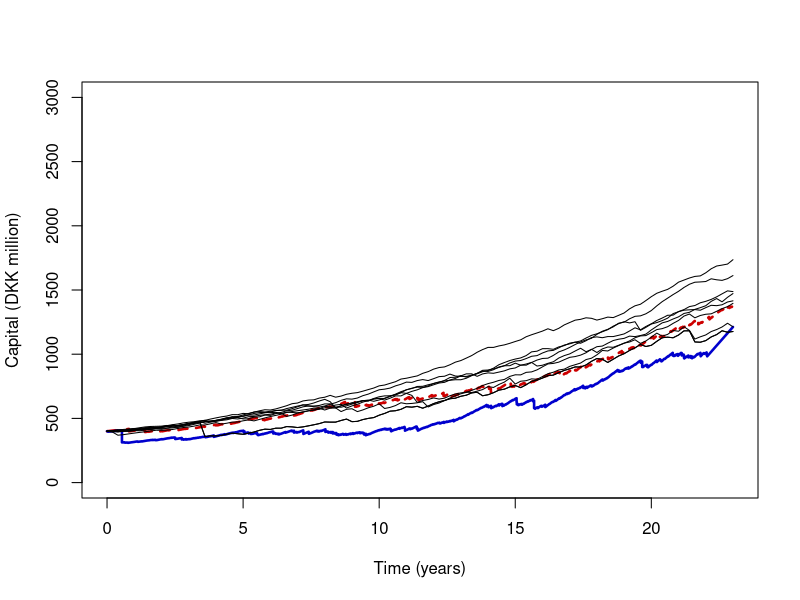
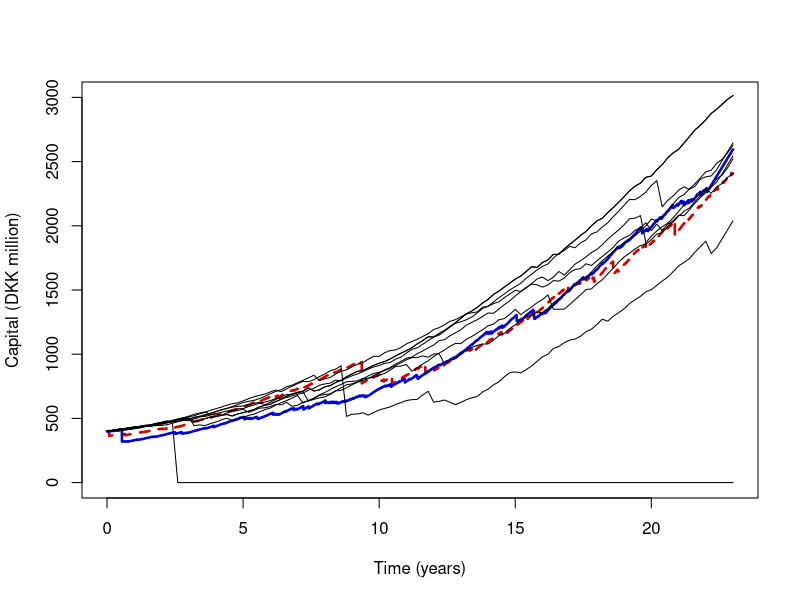

The R source for these figures, in order:

# clear variables and close windows
rm(list = ls(all = TRUE))
graphics.off()

##################################################### Subroutine simHPP ################## simulation of a homogeneous poisson process ####

simHPP = function(lambda, T, N) {
    # SIMHPP Homogeneous Poisson process.  Y = SIMHPP(lambda,T,N) generates N trajectories of the homogeneous Poisson process
    # with intensity LAMBDA. T is the time horizon.
    
    if (lambda <= 0) {
        stop("simHPP: Lambda must be a positive real number")
    }
    if (T <= 0) {
        stop("simHPP: T must be a positive real number")
    }
    EN = rpois(n = N, lambda = (lambda * T))
    max(EN)
    y = T * matrix(1, (max(EN) + 1), N)
    i = 1
    while (i <= N) {
        y[1, i] = 0
        if (EN[i] > 0) {
            y[2:(EN[i] + 1), i] = sort(T * runif(EN[i], 0, 1))
        }
        i = i + 1
    }
    return(y)
}

########################################################## Subroutine simNHPP ###################### simulation of a non-homogeneous poisson process #####

simNHPP = function(lambda, parlambda, T, N) {
    # SIMNHPP Non-homogeneous Poisson process.  Y = SIMNHPP(lambda,parlambda,T,N) generates N trajectories of the
    # non-homogeneous Poisson process with intensity specified by LAMBDA (0 - sine function, 1 - linear function, 2 - sine
    # square function) with paramters in PARLAMBDA. T is the time horizon. The function usues thining method.
    
    a = parlambda[1]
    b = parlambda[2]
    if (a <= 0) {
        stop("simNHPP: a must be a positive real number")
    }
    if (a + b <= 0) {
        stop("simNHPP: b does not fulfill special condition")
    }
    if (T <= 0) {
        stop("simNHPP: T must be a positive real number")
    }
    if (lambda == 0) {
        c = parlambda[3]
        JM = simHPP(a + b, T, N)
    } else if (lambda == 1) {
        JM = simHPP(a + b * T, T, N)
    } else if (lambda == 2) {
        c = parlambda[3]
        JM = simHPP(a + b, T, N)
    }
    n = nrow(JM)
    m = ncol(JM)
    i = 1
    y = T * matrix(1, n, N)
    while (i <= N) {
        pom = subset(JM, JM[, i] < T)
        poml = nrow(pom)
        pom = pom[2:poml]
        U = runif(length(pom), 0, 1)
        
        if (lambda == 0) {
            lambdat = (a + b * sin(2 * pi * (pom + c)))/(a + b)
        } else if (lambda == 1) {
            lambdat = (a + b * pom)/(a + b * T)
        } else if (lambda == 2) {
            lambdat = (a + b * sin(2 * pi * (pom + c))^2)/(a + b)
        }
        
        pom = subset(pom, U < lambdat)
        EN = length(pom)
        y[1, i] = 0
        y[2:(EN + 1), i] = pom
        i = i + 1
    }
    return(y)
}

###################################### Subroutine simNHPPRP ######## simulation of a risk process ####

simNHPPRP = function(u, theta, lambda, parlambda, distrib, params, T, N) {
    
    # SIMNHPPRP Simulated trajectories of the risk process.  [t,y]=SIMNHPPRP(u,theta,lambda,parlambda,distrib,params,T,N)
    # returns N simulated trajectories of the risk process with claim sizes from the distribution specified in DISTRIB with
    # parameters in PARAMS. The claim arrival process corresponds to the non-homogeneous Poisson process with inensity specified
    # by LAMBDA (0 - sine function, 1 - linear function, 3 - sine square function) with parameters in PARLAMBDA. THETA is the
    # relative safety loading, U the initial capital and T the time horizon.
    
    poisproc = simNHPP(lambda, parlambda, T, N)
    rpp = nrow(poisproc)
    cpp = ncol(poisproc)
    losses = matrix(0, 2 * rpp - 1, cpp)
    
    a = parlambda[1]
    b = parlambda[2]
    
    if (lambda == 0) {
        c = parlambda[3]
        ct = (1 + theta) * (a * poisproc + b/(2 * pi) * cos(2 * pi * c) - b/(2 * pi) * cos(2 * pi * (poisproc + c)))
    } else if (lambda == 1) {
        ct = (1 + theta) * (a * poisproc + b/2 * poisproc^2)
    } else if (lambda == 3) {
        c = parlambda[3]
        ct = (1 + theta) * (a * poisproc + b * (0.5 * poisproc - 1/(8 * pi) * sin(4 * pi * (poisproc + c)) + 1/(8 * pi) * sin(4 * 
            pi * c)))
    }
    
    if (distrib == "Burr") {
        ct = ct * params[2]^(1/params[3]) * exp(gamma(1 + 1/params[3]) + gamma(params[1] - 1/params[3]) - gamma(params[1]))
        # check dimensions
        i = 1
        while (i <= N) {
            aux = which(poisproc[, i] == T)
            aux = aux[1]  # take only first index
            if (aux > 0) {
                laux = cumsum(Burrrnd(params[1], params[2], params[3], aux - 1, 1))
                end = length(laux)
                losses[1:(2 * aux - 1), i] = sort(c(0, 0, laux, laux[1:(end - 1)]))
                endl = 2 * rpp - 1
                losses[(2 * aux):endl, i] = laux[end]
            } else {
                losses[1:rpp, i] = matrix(0, rpp, 1)
            }
            i = i + 1
        }
    } else if (distrib == "exponential") {
        ct = ct/params[1]
        i = 1
        while (i <= N) {
            aux = which(poisproc[, i] == T)
            aux = aux[1]  # first index
            if (aux > 0) {
                laux = cumsum(rexp(n = (aux - 1), rate = 1/params[1]))
                end = length(laux)
                endl = 2 * rpp - 1
                losses[1:(2 * aux - 1), i] = sort(c(0, 0, laux, laux[1:(end - 1)]))
                losses[(2 * aux):endl, i] = laux[end]
            }
            i = i + 1
        }
    } else if (distrib == "gamma") {
        ct = ct * params[1]/params[2]
        i = 1
        while (i <= N) {
            aux = which(poisproc[, i] == T)
            aux = aux[1]  # first index
            if (aux > 0) {
                laux = cumsum(rgamma(n = (aux - 1), shape = params[1], rate = params[2], scale = (1/params[2]), aux - 1, 1))
                end = length(laux)
                endl = 2 * rpp - 1
                losses[1:(2 * aux - 1), i] = sort(c(0, 0, laux, laux[1:(end - 1)]))
                losses[(2 * aux):endl, i] = laux[end]
            }
            i = i + 1
        }
    } else if (distrib == "lognormal") {
        ct = ct * exp(params[1] + params[2]^2/2)
        i = 1
        while (i <= N) {
            aux = which(poisproc[, i] == T)
            aux = aux[1]  # first index
            if (aux > 0) {
                laux = cumsum(rlnorm(n = (aux - 1), meanlog = params[1], sdlog = params[2]))
                end = length(laux)
                endl = 2 * rpp - 1
                losses[1:(2 * aux - 1), i] = sort(c(0, 0, laux, laux[1:(end - 1)]))
                losses[(2 * aux):endl, i] = laux[end]
            }
            i = i + 1
        }
    } else if (distrib == "mixofexps") {
        ct = ct * (params[1]/params[2] + (1 - params[1])/params[3])
        i = 1
        while (i <= N) {
            aux = which(poisproc[, i] == T)
            aux = aux[1]  # first index
            if (aux > 0) {
                laux = cumsum(mixexprnd(params[1], params[2], params[3], aux - 1, 1))
                end = length(laux)
                endl = 2 * rpp - 1
                losses[1:(2 * aux - 1), i] = sort(c(0, 0, laux, laux[1:(end - 1)]))
                losses[(2 * aux):endl, i] = laux[end]
            }
            i = i + 1
        }
    } else if (distrib == "Pareto") {
        ct = ct * params[2]/(params[1] - 1)
        i = 1
        while (i <= N) {
            aux = which(poisproc[, i] == T)
            aux = aux[1]  # first index
            if (aux > 0) {
                laux = cumsum(Paretornd(params[1], params[2], aux - 1, 1))
                end = length(laux)
                endl = 2 * rpp - 1
                losses[1:(2 * aux - 1), i] = sort(c(0, 0, laux, laux[1:(end - 1)]))
                losses[(2 * aux):endl, i] = laux[end]
            }
            i = i + 1
        }
    } else if (distrib == "Weibull") {
        ct = ct * exp(gamma(1 + 1/params[2]))/params[1]^(1/params[2])
        i = 1
        while (i <= N) {
            aux = which(poisproc[, i] == T)
            aux = aux[1]  # first index
            if (aux > 0) {
                laux = cumsum(rweibull(n = (aux - 1), scale = params[1]^(-1/params[2]), shape = params[2]))
                end = length(laux)
                endl = 2 * rpp - 1
                losses[1:(2 * aux - 1), i] = sort(c(0, 0, laux, laux[1:(end - 1)]))
                losses[(2 * aux):endl, i] = laux[end]
            }
            i = i + 1
        }
    }
    end = nrow(ct)
    if (ncol(ct) > 1) {
        ctt = rbind(ct[2:end, ], ct)
        cts = matrix(0, nrow(ctt), ncol(ctt))
        for (i in 1:N) {
            cts[, i] = sort(ctt[, i])
        }
        y = u + cts - losses
    } else {
        y = u + sort(c(ct[2:end, ], ct)) - losses
    }
    if (any(y < 0)) {
        
        ind = which(y < 0, arr.ind = TRUE)
        
        dind = matrix(0, 1, N)
        for (i in 1:N) {
            
            dd = subset(ind, ind[, 2] == i)
            
            dind[, i] = min(dd[, 1])
            
        }
        dcol = which(dind != Inf)
        dind = dind[dind != Inf]
        index = cbind(dind, dcol)  # first index
        
        end = nrow(as.matrix(y))
        for (i in 1:nrow(index)) {
            y[index[i, 1]:end, index[i, 2]] = 0
        }
    }
    
    end = nrow(poisproc)
    if (ncol(poisproc) > 1) {
        t = rbind(poisproc[2:end, ], poisproc)
        tsort = matrix(0, nrow(t), ncol(t))
        for (i in 1:N) {
            tsort[, i] = sort(t[, i])
        }
        t = tsort
    } else {
        t = sort(c(poisproc[2:end, ], poisproc))
    }
    
    return(list(y = y, t = t))
}


###################################### Subroutine mixexprnd ######## simulates mixed exponential #### random numbers ###########
mixexprnd = function(p, beta1, beta2, n, m) {
    # MIXEXPRND Random arrays from the mixed exponential distribution.  Y = MIXEXPRND(P,BETA1,BETA2,N,M) returns an M-by-N array
    # of random numbers chosen from the mixed exponential distribution with parameters P, BETA1, BETA2.  The default values for
    # A, BETA1, BETA2, N, M are 0.5, 1, 2, 1, 1, respectively.  MIXEXPRND uses the exponential number generator.
    
    if (missing(p)) {
        p = 0.5
    }
    if (missing(beta1)) {
        beta1 = 1
    }
    if (missing(beta2)) {
        beta2 = 2
    }
    y = rexp(n * m, rate = (1/beta2))
    aux = which(runif(n * m, 0, 1) <= p)
    
    if (!missing(aux)) {
        y[aux] = rexp(length(aux), 1/beta1)
    }
    
    y = matrix(y, n, m)
    return(y)
}

###################################### Subroutine Paretornd ######## simulates random numbers from ### the Pareto distribution ######


Paretornd = function(alpha, lambda, n, m) {
    # PARETORND Random arrays from Pareto distribution.  Y = PARETORND(ALPHA,LAMBDA,N,M) returns an M-by-N array of random
    # numbers chosen from the Pareto distribution with parameters ALPHA, LAMBDA.  The default values for ALPHA, LAMBDA, N, M 1,
    # 1, 1, 1, respectively.  PARETORND uses the inversion method.
    
    if (missing(m)) {
        m = 1
    }
    if (missing(n)) {
        n = 1
    }
    if (missing(lambda)) {
        lambda = 1
    }
    if (missing(alpha)) {
        alpha = 1
    }
    u = matrix(0, n, m)
    for (i in 1:m) {
        u[, i] = lambda * (runif(n, 0, 1)^(-1/alpha) - 1)
    }
    y = u
    return(y)
}


###################################### Subroutine Burrrnd ######### simulates random numbers from ### the Burr distribution #######

Burrrnd = function(alpha, lambda, tau, n, m) {
    # BURRRND Random arrays from Burr distribution.  R = BURRRND(ALPHA,LAMBDA,TAU,N,M) returns an M-by-N array of random numbers
    # chosen from the Burr distribution with parameters ALPHA, LAMBDA, TAU.  The default values for the parameters ALPHA,
    # LAMBDA, TAU, M, N are 1, 1, 2, 1, 1, respectively.  BURRRND uses the inversion method.
    
    
    if (missing(m)) {
        m = 1
    }
    if (missing(n)) {
        n = 1
    }
    if (missing(tau)) {
        tau = 2
    }
    if (missing(lambda)) {
        lambda = 1
    }
    if (missing(alpha)) {
        alpha = 1
    }
    u = matrix(0, n, m)
    for (i in 1:m) {
        u[, i] = (lambda * (runif(n, 0, 1)^(-1/alpha) - 1))^(1/tau)
    }
    y = u
    return(y)
}

################################################## Subroutine simNHPPRPRT ############# real-life simulation of a risk process ######

simNHPPRPRT = function(u, theta, lambda, parlambda, distrib, params, time, val, T) {
    # SIMNHPPRPRT Real-life trajectory of the risk process.  [t,y]=simNHPPRPRT(u,theta,lambda,parlambda,distrib,params,time,val,
    # T) returns the real-life trajectory of the risk process with claim sizes specified by VAL and the moments of losses by
    # TIME. The premium corresponds to the non-homogeneous Poisson process with inensity specified by LAMBDA (0 - sine function,
    # 1 - linear function, 3 - sine square function) with parameters in PARLAMBDA and mean claim size from a distribution
    # specified by DISTRIB with parameters in PARAMS. THETA is the relative safety loading, U the initial capital and T the time
    # horizon.
    
    lt = length(time)
    t = c(0, sort(c(time, time)), T)
    rpp = nrow(as.matrix(t))
    cpp = ncol(as.matrix(t))
    
    losses = matrix(0, rpp, cpp)
    
    a = parlambda[1]
    b = parlambda[2]
    
    if (lambda == 0) {
        c = parlambda[3]
        ct = (1 + theta) * (a * t + b/(2 * pi) * cos(2 * pi * c) - b/(2 * pi) * cos(2 * pi * (t + c)))
    } else if (lambda == 1) {
        ct = (1 + theta) * (a * t + b/2 * t^2)
    } else if (lambda == 2) {
        c = parlambda[3]
        ct = (1 + theta) * (a * t + b * (0.5 * t - 1/(8 * pi) * sin(4 * pi * (t + c)) + 1/(8 * pi) * sin(4 * pi * c)))
    }
    
    if (distrib == "Burr") {
        ct = ct * params[2]^(1/params[3]) * exp(gamma(1 + 1/params[3]) + gamma(params[1] - 1/params[3]) - gamma(params[1]))
    } else if (distrib == "exponential") {
        ct = ct/params[1]
    } else if (distrib == "gamma") {
        ct = ct * params[1]/params[2]
    } else if (distrib == "lognormal") {
        ct = ct * exp(params[1] + params[2]^2/2)
    } else if (distrib == "mixofexps") {
        ct = ct * (params[1]/params[2] + (1 - params[1])/params[3])
    } else if (distrib == "Pareto") {
        ct = ct * params[2]/(params[1] - 1)
    } else if (distrib == "Weibull") {
        ct = ct * exp(gamma(1 + 1/params[2]))/params[1]^(1/params[2])
    }
    
    
    if (lt > 0) {
        laux = cumsum(val)
        end = length(laux)
        endl = rpp
        losses[1:(2 * lt + 1)] = sort(c(0, 0, laux, laux[1:(end - 1)]))
        losses[(2 * lt + 2):endl] = laux[end]
    }
    
    y = u + ct - losses
    
    ind = which(y < 0)
    if (length(ind) != 0) {
        ind = ind[1]  # first index
        if (is.na(ind) == FALSE) {
            end = length(y)
            y[ind:end, 1] = 0
        }
    }
    return(list(y = y, t = t))
}


#################################################### subroutine quantiles ############### computes risk process quantile lines #######

quantiles = function(tt, data, step, perc) {
    # QUANTILES Risk process quantile lines .  [vecstep,y]=quantiles(t,data,step,perc) computes quantile lines of the risk
    # process specified by [T, DATA] in equally spaced points with the step size specified by STEP. PERC is the vector with
    # orders of quantiles.
    
    if (missing(perc)) {
        perc = c(1:9)/10
    }
    N = nrow(data)
    R = ncol(data)
    begin = tt[1, 1]
    theend = tt[N, 1]
    numofpoints = (theend - begin)/step + 1
    vecstep = seq(begin, theend, by = step)
    # y=zeros(1,length(perc));
    i = 2
    val = matrix(0, R, numofpoints)
    while (i < numofpoints) {
        j = 1
        while (j <= R) {
            ind = which(tt[, j] < vecstep[i])
            if (length(ind) != 0) {
                inl = length(ind)
                ind = ind[inl]  # last index
                val[j, i] = data[ind, j] + (vecstep[i] - tt[ind, j]) * (data[ind + 1, j] - data[ind, j])/(tt[ind + 1, j] - tt[ind, 
                  j])
            }
            j = j + 1
        }
        i = i + 1
    }
    j = 1
    while (j <= R) {
        end1 = numofpoints
        end2 = N
        val[j, end1] = data[end2, j]
        val[j, 1] = data[1, j]
        j = j + 1
    }
    vals = matrix(0, nrow(val), ncol(val))
    for (i in 1:ncol(val)) {
        vals[, i] = sort(val[, i])
    }
    y = val[ceiling(perc * R), ]
    
    return(list(vecstep = vecstep, y = y))
}

######################## main calculation ###


# Pseudo random numbers
set.seed(90)

# set model parameters
nsim = 100
T = 23
u = 4e+08
theta = 0.5
a = 17.9937
b = 3.5759 * 2
q = c(0.001, 0.01, 0.05, 0.25, 0.5, 0.75, 0.95, 0.99, 0.999)

data = read.table("dfl.txt")
data = data[which(data[, 5] != 0), c(2, 5)]
dantime = data[, 1]
danval = data[, 2]

# lognormal
mulogn = 12.5247
sigmalogn = 1.5384

t1y1 = simNHPPRP(u, theta, 1, c(a, b), "lognormal", c(mulogn, sigmalogn), T, 1)
y1 = t1y1$y
t1 = t1y1$t
y1 = y1/1e+06

t2y2 = simNHPPRPRT(u, theta, 1, c(a, b), "lognormal", c(mulogn, sigmalogn), dantime, danval, T)
y2 = t2y2$y
y2 = y2/1e+06
t2 = t2y2$t

t3y3 = simNHPPRP(u, theta, 1, c(a, b), "lognormal", c(mulogn, sigmalogn), T, nsim)
y3 = t3y3$y
t3 = t3y3$t
QQ = quantiles(t3, y3, 0.2, q)
tq = QQ$vecstep
valq = QQ$y
plot(t1, y1, type = "l", col = "red3", lty = 2, lwd = 2.5, xlab = "Time (years)", ylab = "Capital (DKK million)", ylim = c(0, 
    3000))
lines(t2, y2, col = "blue3", lwd = 2.5)
for (i in 1:nrow(valq)) {
    lines(tq, valq[i, ]/1e+06, col = "black")
}

# Pareto
alphaPareto = 1.3127
lambdaPareto = 405880

pty1 = simNHPPRP(u, theta, 1, c(a, b), "Pareto", c(alphaPareto, lambdaPareto), T, 1)
py1 = pty1$y
pt1 = pty1$t
py1 = py1/1e+06


pty2 = simNHPPRPRT(u, theta, 1, c(a, b), "Pareto", c(alphaPareto, lambdaPareto), dantime, danval, T)
py2 = pty2$y
pt2 = pty2$t
py2 = py2/1e+06

pty3 = simNHPPRP(u, theta, 1, c(a, b), "Pareto", c(alphaPareto, lambdaPareto), T, nsim)
pt3 = pty3$t
py3 = pty3$y
PQQ = quantiles(pt3, py3, 0.2, q)
ptq = PQQ$vecstep
pvalq = PQQ$y

dev.new()
plot(pt1, py1, type = "l", col = "red3", lwd = 2.5, lty = 2, xlab = "Time (years)", ylab = "Capital (DKK million)", ylim = c(0, 
    3000))
lines(pt2, py2, col = "blue3", lwd = 2.5)
for (i in 1:nrow(valq)) {
    lines(ptq, pvalq[i, ]/1e+06, col = "black")
} 
